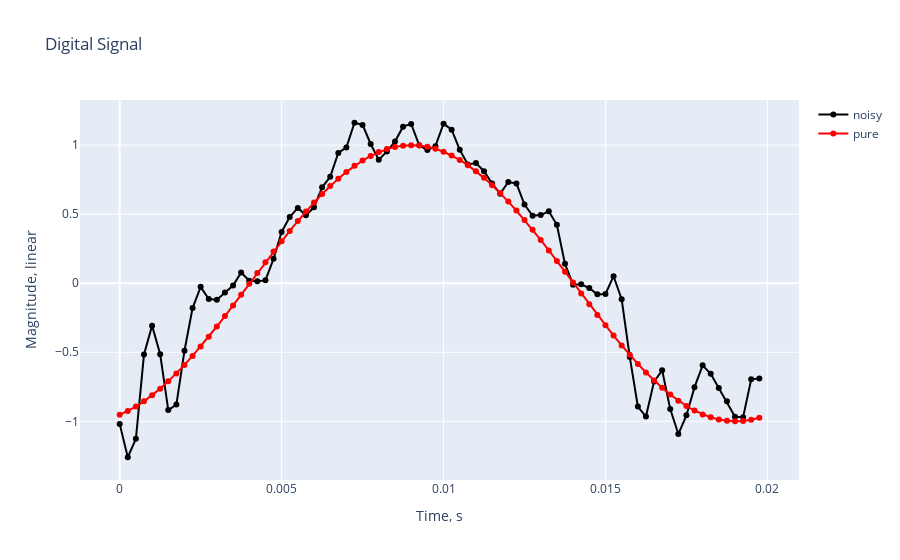
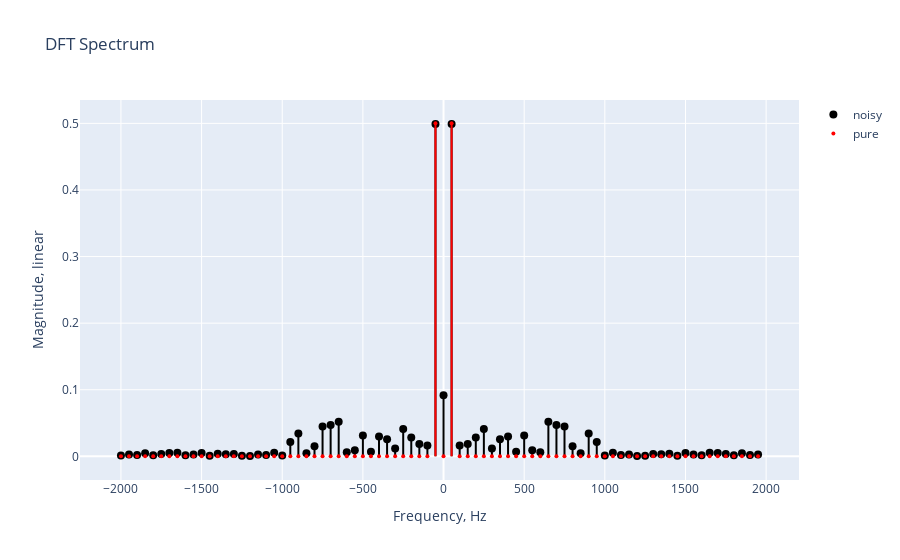

Here is the notebook cell these charts were saved with, in order:
### Code cell
import numpy as np
import plotly.graph_objects as go
from math import pi

np.random.seed(42)

fs = 4000  # Hz
Ts = 1 / fs
time = np.arange(0, 20e-3, Ts)  # seconds

# Generate periodic signals
f1 = 50
fmax = 20 * f1
F = np.arange(0, fmax, f1)
P = np.random.uniform(-pi, pi, len(F))
A = np.random.uniform(0, 0.1, len(F))
A[1] = 1

def get_periodic(A, f1, p, fs, t1, t2):
    Ts = 1 / fs
    time = np.arange(t1, t2, Ts)  # seconds
    periodic = [A * np.cos(2 * pi * f1 * t - p) for t in time]
    return periodic, time

t1 = 0
t2 = 20e-3
periodic = np.zeros((len(F),len(time)))
for i in range(len(F)):
    signal, time = get_periodic(A[i], F[i], P[i], fs, t1, t2)
    periodic[i] = signal
periodics = np.sum(periodic, axis=0)

# Generate white noise
noise_max = 0.1
noise = np.random.uniform(0, noise_max, len(time))
print(f"Maximum noise amplitude = {noise_max}")

# Generate aperiodic component
fade_coef = 100
amp_coef = 1
t_start = time[len(time) // 2]  # middle time
aperiodic = amp_coef * np.exp(-fade_coef * (time - t_start))
aperiodic[time < t_start] = 0  # aperiodic starts form t_start

# Sum up all components into one signal
signal = 0
signal += periodics
# signal += aperiodic
signal += noise

fig = go.Figure()
fig.add_trace(go.Scatter(x=time, y=signal, name="noisy", mode="lines+markers", line=dict(color="black")))
fig.add_trace(go.Scatter(x=time, y=periodic[1], name="pure", mode="lines+markers", line=dict(color="red")))
# fig.add_trace(go.Scatter(x=time, y=periodic[0], name="DC"))
# fig.add_trace(go.Scatter(x=time, y=np.sum(periodic[2:], axis=0), name="harmonics"))
# fig.add_trace(go.Scatter(x=time, y=aperiodic, name="aperiodic"))
# fig.add_trace(go.Scatter(x=time, y=noise, name="noise"))
fig.update_layout(title="Digital Signal", xaxis_title="Time, s", yaxis_title="Magnitude, linear")
fig.show()

def get_spectrum(signal, fs):
    N = len(signal)
    res = np.fft.fft(signal,N) / N # complex
    freqs = np.fft.fftfreq(len(signal),1/fs)
    res = np.fft.fftshift(res)#[N//2:] * 2
    freqs = np.fft.fftshift(freqs)#[N//2:]
    mags = np.abs(res)
    return mags, freqs

mags, freqs = get_spectrum(signal, fs)
mags1, freqs1 = get_spectrum(periodic[1], fs)

fig = go.Figure()
# Add the stems (vertical lines)
for i in range(len(freqs)):
    fig.add_trace(
        go.Scatter(
            x=[freqs[i], freqs[i]],
            y=[0, mags[i]],
            mode="lines",
            line=dict(color="black", width=2),
            showlegend=False,
        )
    )
# Add the markers at stems
fig.add_trace(
    go.Scatter(
        x=freqs,
        y=mags,
        mode="markers",
        marker=dict(color="black", size=8),
        name="noisy",
    )
)
for i in range(len(freqs)):
    fig.add_trace(
        go.Scatter(
            x=[freqs1[i], freqs1[i]],
            y=[0, mags1[i]],
            mode="lines",
            line=dict(color="red", width=2),
            showlegend=False,
        )
    )
# Add the markers at stems
fig.add_trace(
    go.Scatter(
        x=freqs1,
        y=mags1,
        mode="markers",
        marker=dict(color="red", size=4),
        name="pure",
    )
)
fig.update_layout(title="DFT Spectrum", xaxis_title="Frequency, Hz", yaxis_title="Magnitude, linear")
fig.show()

### Figure 1 — Plotly figure (JSON) as saved in the notebook; plotly's stock layout.template omitted (floating-point values rounded to 4 significant figures)
{"data": [{"line": {"color": "black"}, "mode": "lines+markers", "name": "noisy", "type": "scatter", "x": [0, 0.00025, 0.0005, 0.00075, 0.001, 0.00125, 0.0015, 0.00175, 0.002, 0.00225, 0.0025, 0.00275, 0.003, 0.00325, 0.0035, 0.00375, 0.004, 0.00425, 0.0045, 0.00475, 0.005, 0.00525, 0.0055, 0.00575, 0.006, 0.00625, 0.0065, 0.00675, 0.007, 0.00725, 0.0075, 0.00775, 0.008, 0.00825, 0.0085, 0.00875, 0.009, 0.00925, 0.0095, 0.00975, 0.01, 0.01025, 0.0105, 0.01075, 0.011, 0.01125, 0.0115, 0.01175, 0.012, 0.01225, 0.0125, 0.01275, 0.013, 0.01325, 0.0135, 0.01375, 0.014, 0.01425, 0.0145, 0.01475, 0.015, 0.01525, 0.0155, 0.01575, 0.016, 0.01625, 0.0165, 0.01675, 0.017, 0.01725, 0.0175, 0.01775, 0.018, 0.01825, 0.0185, 0.01875, 0.019, 0.01925, 0.0195, 0.01975], "y": [-1.019, -1.26, -1.126, -0.5163, -0.307, -0.5144, -0.9185, -0.8788, -0.489, -0.1795, -0.02604, -0.114, -0.1194, -0.06694, -0.01722, 0.07813, 0.01756, 0.0147, 0.02081, 0.1768, 0.3716, 0.4799, 0.5457, 0.492, 0.5498, 0.695, 0.7704, 0.9434, 0.9837, 1.162, 1.146, 1.009, 0.8937, 0.9546, 1.026, 1.134, 1.154, 0.9985, 0.9641, 0.9929, 1.156, 1.112, 0.9666, 0.8602, 0.87, 0.8111, 0.7218, 0.6486, 0.7333, 0.7231, 0.5698, 0.4883, 0.4939, 0.5212, 0.4228, 0.1404, -0.01062, -0.007254, -0.03489, -0.08053, -0.07791, 0.05091, -0.116, -0.5332, -0.8927, -0.9653, -0.7119, -0.6304, -0.9113, -1.092, -0.9565, -0.7524, -0.5941, -0.6559, -0.7593, -0.8542, -0.9667, -0.97, -0.6961, -0.69]}, {"line": {"color": "red"}, "mode": "lines+markers", "name": "pure", "type": "scatter", "x": [0, 0.00025, 0.0005, 0.00075, 0.001, 0.00125, 0.0015, 0.00175, 0.002, 0.00225, 0.0025, 0.00275, 0.003, 0.00325, 0.0035, 0.00375, 0.004, 0.00425, 0.0045, 0.00475, 0.005, 0.00525, 0.0055, 0.00575, 0.006, 0.00625, 0.0065, 0.00675, 0.007, 0.00725, 0.0075, 0.00775, 0.008, 0.00825, 0.0085, 0.00875, 0.009, 0.00925, 0.0095, 0.00975, 0.01, 0.01025, 0.0105, 0.01075, 0.011, 0.01125, 0.0115, 0.01175, 0.012, 0.01225, 0.0125, 0.01275, 0.013, 0.01325, 0.0135, 0.01375, 0.014, 0.01425, 0.0145, 0.01475, 0.015, 0.01525, 0.0155, 0.01575, 0.016, 0.01625, 0.0165, 0.01675, 0.017, 0.01725, 0.0175, 0.01775, 0.018, 0.01825, 0.0185, 0.01875, 0.019, 0.01925, 0.0195, 0.01975], "y": [-0.9524, -0.9256, -0.893, -0.855, -0.8116, -0.7633, -0.7103, -0.6529, -0.5914, -0.5263, -0.458, -0.3868, -0.3133, -0.2378, -0.1609, -0.08293, -0.004488, 0.07398, 0.152, 0.2291, 0.3047, 0.3785, 0.45, 0.5187, 0.5841, 0.646, 0.7039, 0.7575, 0.8064, 0.8503, 0.889, 0.9222, 0.9497, 0.9713, 0.987, 0.9966, 1.0, 0.9973, 0.9884, 0.9734, 0.9524, 0.9256, 0.893, 0.855, 0.8116, 0.7633, 0.7103, 0.6529, 0.5914, 0.5263, 0.458, 0.3868, 0.3133, 0.2378, 0.1609, 0.08293, 0.004488, -0.07398, -0.152, -0.2291, -0.3047, -0.3785, -0.45, -0.5187, -0.5841, -0.646, -0.7039, -0.7575, -0.8064, -0.8503, -0.889, -0.9222, -0.9497, -0.9713, -0.987, -0.9966, -1.0, -0.9973, -0.9884, -0.9734]}], "layout": {"title": {"text": "Digital Signal"}, "xaxis": {"title": {"text": "Time, s"}}, "yaxis": {"title": {"text": "Magnitude, linear"}}}}

### Figure 2 — Plotly figure (JSON) as saved in the notebook; plotly's stock layout.template omitted (floating-point values rounded to 4 significant figures)
{"data": [{"line": {"color": "black", "width": 2}, "mode": "lines", "showlegend": false, "type": "scatter", "x": [-2000, -2000], "y": [0, 0.00124]}, {"line": {"color": "black", "width": 2}, "mode": "lines", "showlegend": false, "type": "scatter", "x": [-1950, -1950], "y": [0, 0.002581]}, {"line": {"color": "black", "width": 2}, "mode": "lines", "showlegend": false, "type": "scatter", "x": [-1900, -1900], "y": [0, 0.001894]}, {"line": {"color": "black", "width": 2}, "mode": "lines", "showlegend": false, "type": "scatter", "x": [-1850, -1850], "y": [0, 0.004572]}, {"line": {"color": "black", "width": 2}, "mode": "lines", "showlegend": false, "type": "scatter", "x": [-1800, -1800], "y": [0, 0.001731]}, {"line": {"color": "black", "width": 2}, "mode": "lines", "showlegend": false, "type": "scatter", "x": [-1750, -1750], "y": [0, 0.003439]}, {"line": {"color": "black", "width": 2}, "mode": "lines", "showlegend": false, "type": "scatter", "x": [-1700, -1700], "y": [0, 0.005147]}, {"line": {"color": "black", "width": 2}, "mode": "lines", "showlegend": false, "type": "scatter", "x": [-1650, -1650], "y": [0, 0.005219]}, {"line": {"color": "black", "width": 2}, "mode": "lines", "showlegend": false, "type": "scatter", "x": [-1600, -1600], "y": [0, 0.001519]}, {"line": {"color": "black", "width": 2}, "mode": "lines", "showlegend": false, "type": "scatter", "x": [-1550, -1550], "y": [0, 0.002724]}, {"line": {"color": "black", "width": 2}, "mode": "lines", "showlegend": false, "type": "scatter", "x": [-1500, -1500], "y": [0, 0.005023]}, {"line": {"color": "black", "width": 2}, "mode": "lines", "showlegend": false, "type": "scatter", "x": [-1450, -1450], "y": [0, 0.0006869]}, {"line": {"color": "black", "width": 2}, "mode": "lines", "showlegend": false, "type": "scatter", "x": [-1400, -1400], "y": [0, 0.00402]}, {"line": {"color": "black", "width": 2}, "mode": "lines", "showlegend": false, "type": "scatter", "x": [-1350, -1350], "y": [0, 0.003275]}, {"line": {"color": "black", "width": 2}, "mode": "lines", "showlegend": false, "type": "scatter", "x": [-1300, -1300], "y": [0, 0.003412]}, {"line": {"color": "black", "width": 2}, "mode": "lines", "showlegend": false, "type": "scatter", "x": [-1250, -1250], "y": [0, 0.0007922]}, {"line": {"color": "black", "width": 2}, "mode": "lines", "showlegend": false, "type": "scatter", "x": [-1200, -1200], "y": [0, 0.000499]}, {"line": {"color": "black", "width": 2}, "mode": "lines", "showlegend": false, "type": "scatter", "x": [-1150, -1150], "y": [0, 0.002904]}, {"line": {"color": "black", "width": 2}, "mode": "lines", "showlegend": false, "type": "scatter", "x": [-1100, -1100], "y": [0, 0.001897]}, {"line": {"color": "black", "width": 2}, "mode": "lines", "showlegend": false, "type": "scatter", "x": [-1050, -1050], "y": [0, 0.005195]}, {"line": {"color": "black", "width": 2}, "mode": "lines", "showlegend": false, "type": "scatter", "x": [-1000, -1000], "y": [0, 0.001383]}, {"line": {"color": "black", "width": 2}, "mode": "lines", "showlegend": false, "type": "scatter", "x": [-950, -950], "y": [0, 0.0217]}, {"line": {"color": "black", "width": 2}, "mode": "lines", "showlegend": false, "type": "scatter", "x": [-900, -900], "y": [0, 0.03418]}, {"line": {"color": "black", "width": 2}, "mode": "lines", "showlegend": false, "type": "scatter", "x": [-850, -850], "y": [0, 0.004766]}, {"line": {"color": "black", "width": 2}, "mode": "lines", "showlegend": false, "type": "scatter", "x": [-800, -800], "y": [0, 0.01508]}, {"line": {"color": "black", "width": 2}, "mode": "lines", "showlegend": false, "type": "scatter", "x": [-750, -750], "y": [0, 0.04477]}, {"line": {"color": "black", "width": 2}, "mode": "lines", "showlegend": false, "type": "scatter", "x": [-700, -700], "y": [0, 0.04689]}, {"line": {"color": "black", "width": 2}, "mode": "lines", "showlegend": false, "type": "scatter", "x": [-650, -650], "y": [0, 0.0521]}, {"line": {"color": "black", "width": 2}, "mode": "lines", "showlegend": false, "type": "scatter", "x": [-600, -600], "y": [0, 0.005965]}, {"line": {"color": "black", "width": 2}, "mode": "lines", "showlegend": false, "type": "scatter", "x": [-550, -550], "y": [0, 0.009266]}, {"line": {"color": "black", "width": 2}, "mode": "lines", "showlegend": false, "type": "scatter", "x": [-500, -500], "y": [0, 0.03116]}, {"line": {"color": "black", "width": 2}, "mode": "lines", "showlegend": false, "type": "scatter", "x": [-450, -450], "y": [0, 0.006855]}, {"line": {"color": "black", "width": 2}, "mode": "lines", "showlegend": false, "type": "scatter", "x": [-400, -400], "y": [0, 0.02967]}, {"line": {"color": "black", "width": 2}, "mode": "lines", "showlegend": false, "type": "scatter", "x": [-350, -350], "y": [0, 0.02578]}, {"line": {"color": "black", "width": 2}, "mode": "lines", "showlegend": false, "type": "scatter", "x": [-300, -300], "y": [0, 0.01195]}, {"line": {"color": "black", "width": 2}, "mode": "lines", "showlegend": false, "type": "scatter", "x": [-250, -250], "y": [0, 0.04102]}, {"line": {"color": "black", "width": 2}, "mode": "lines", "showlegend": false, "type": "scatter", "x": [-200, -200], "y": [0, 0.02846]}, {"line": {"color": "black", "width": 2}, "mode": "lines", "showlegend": false, "type": "scatter", "x": [-150, -150], "y": [0, 0.01833]}, {"line": {"color": "black", "width": 2}, "mode": "lines", "showlegend": false, "type": "scatter", "x": [-100, -100], "y": [0, 0.01639]}, {"line": {"color": "black", "width": 2}, "mode": "lines", "showlegend": false, "type": "scatter", "x": [-50, -50], "y": [0, 0.4991]}, {"line": {"color": "black", "width": 2}, "mode": "lines", "showlegend": false, "type": "scatter", "x": [0, 0], "y": [0, 0.09189]}, {"line": {"color": "black", "width": 2}, "mode": "lines", "showlegend": false, "type": "scatter", "x": [50, 50], "y": [0, 0.4991]}, {"line": {"color": "black", "width": 2}, "mode": "lines", "showlegend": false, "type": "scatter", "x": [100, 100], "y": [0, 0.01639]}, {"line": {"color": "black", "width": 2}, "mode": "lines", "showlegend": false, "type": "scatter", "x": [150, 150], "y": [0, 0.01833]}, {"line": {"color": "black", "width": 2}, "mode": "lines", "showlegend": false, "type": "scatter", "x": [200, 200], "y": [0, 0.02846]}, {"line": {"color": "black", "width": 2}, "mode": "lines", "showlegend": false, "type": "scatter", "x": [250, 250], "y": [0, 0.04102]}, {"line": {"color": "black", "width": 2}, "mode": "lines", "showlegend": false, "type": "scatter", "x": [300, 300], "y": [0, 0.01195]}, {"line": {"color": "black", "width": 2}, "mode": "lines", "showlegend": false, "type": "scatter", "x": [350, 350], "y": [0, 0.02578]}, {"line": {"color": "black", "width": 2}, "mode": "lines", "showlegend": false, "type": "scatter", "x": [400, 400], "y": [0, 0.02967]}, {"line": {"color": "black", "width": 2}, "mode": "lines", "showlegend": false, "type": "scatter", "x": [450, 450], "y": [0, 0.006855]}, {"line": {"color": "black", "width": 2}, "mode": "lines", "showlegend": false, "type": "scatter", "x": [500, 500], "y": [0, 0.03116]}, {"line": {"color": "black", "width": 2}, "mode": "lines", "showlegend": false, "type": "scatter", "x": [550, 550], "y": [0, 0.009266]}, {"line": {"color": "black", "width": 2}, "mode": "lines", "showlegend": false, "type": "scatter", "x": [600, 600], "y": [0, 0.005965]}, {"line": {"color": "black", "width": 2}, "mode": "lines", "showlegend": false, "type": "scatter", "x": [650, 650], "y": [0, 0.0521]}, {"line": {"color": "black", "width": 2}, "mode": "lines", "showlegend": false, "type": "scatter", "x": [700, 700], "y": [0, 0.04689]}, {"line": {"color": "black", "width": 2}, "mode": "lines", "showlegend": false, "type": "scatter", "x": [750, 750], "y": [0, 0.04477]}, {"line": {"color": "black", "width": 2}, "mode": "lines", "showlegend": false, "type": "scatter", "x": [800, 800], "y": [0, 0.01508]}, {"line": {"color": "black", "width": 2}, "mode": "lines", "showlegend": false, "type": "scatter", "x": [850, 850], "y": [0, 0.004766]}, {"line": {"color": "black", "width": 2}, "mode": "lines", "showlegend": false, "type": "scatter", "x": [900, 900], "y": [0, 0.03418]}, {"line": {"color": "black", "width": 2}, "mode": "lines", "showlegend": false, "type": "scatter", "x": [950, 950], "y": [0, 0.0217]}, {"line": {"color": "black", "width": 2}, "mode": "lines", "showlegend": false, "type": "scatter", "x": [1000, 1000], "y": [0, 0.001383]}, {"line": {"color": "black", "width": 2}, "mode": "lines", "showlegend": false, "type": "scatter", "x": [1050, 1050], "y": [0, 0.005195]}, {"line": {"color": "black", "width": 2}, "mode": "lines", "showlegend": false, "type": "scatter", "x": [1100, 1100], "y": [0, 0.001897]}, {"line": {"color": "black", "width": 2}, "mode": "lines", "showlegend": false, "type": "scatter", "x": [1150, 1150], "y": [0, 0.002904]}, {"line": {"color": "black", "width": 2}, "mode": "lines", "showlegend": false, "type": "scatter", "x": [1200, 1200], "y": [0, 0.000499]}, {"line": {"color": "black", "width": 2}, "mode": "lines", "showlegend": false, "type": "scatter", "x": [1250, 1250], "y": [0, 0.0007922]}, {"line": {"color": "black", "width": 2}, "mode": "lines", "showlegend": false, "type": "scatter", "x": [1300, 1300], "y": [0, 0.003412]}, {"line": {"color": "black", "width": 2}, "mode": "lines", "showlegend": false, "type": "scatter", "x": [1350, 1350], "y": [0, 0.003275]}, {"line": {"color": "black", "width": 2}, "mode": "lines", "showlegend": false, "type": "scatter", "x": [1400, 1400], "y": [0, 0.00402]}, {"line": {"color": "black", "width": 2}, "mode": "lines", "showlegend": false, "type": "scatter", "x": [1450, 1450], "y": [0, 0.0006869]}, {"line": {"color": "black", "width": 2}, "mode": "lines", "showlegend": false, "type": "scatter", "x": [1500, 1500], "y": [0, 0.005023]}, {"line": {"color": "black", "width": 2}, "mode": "lines", "showlegend": false, "type": "scatter", "x": [1550, 1550], "y": [0, 0.002724]}, {"line": {"color": "black", "width": 2}, "mode": "lines", "showlegend": false, "type": "scatter", "x": [1600, 1600], "y": [0, 0.001519]}, {"line": {"color": "black", "width": 2}, "mode": "lines", "showlegend": false, "type": "scatter", "x": [1650, 1650], "y": [0, 0.005219]}, {"line": {"color": "black", "width": 2}, "mode": "lines", "showlegend": false, "type": "scatter", "x": [1700, 1700], "y": [0, 0.005147]}, {"line": {"color": "black", "width": 2}, "mode": "lines", "showlegend": false, "type": "scatter", "x": [1750, 1750], "y": [0, 0.003439]}, {"line": {"color": "black", "width": 2}, "mode": "lines", "showlegend": false, "type": "scatter", "x": [1800, 1800], "y": [0, 0.001731]}, {"line": {"color": "black", "width": 2}, "mode": "lines", "showlegend": false, "type": "scatter", "x": [1850, 1850], "y": [0, 0.004572]}, {"line": {"color": "black", "width": 2}, "mode": "lines", "showlegend": false, "type": "scatter", "x": [1900, 1900], "y": [0, 0.001894]}, {"line": {"color": "black", "width": 2}, "mode": "lines", "showlegend": false, "type": "scatter", "x": [1950, 1950], "y": [0, 0.002581]}, {"marker": {"color": "black", "size": 8}, "mode": "markers", "name": "noisy", "type": "scatter", "x": [-2000, -1950, -1900, -1850, -1800, -1750, -1700, -1650, -1600, -1550, -1500, -1450, -1400, -1350, -1300, -1250, -1200, -1150, -1100, -1050, -1000, -950, -900, -850, -800, -750, -700, -650, -600, -550, -500, -450, -400, -350, -300, -250, -200, -150, -100, -50, 0, 50, 100, 150, 200, 250, 300, 350, 400, 450, 500, 550, 600, 650, 700, 750, 800, 850, 900, 950, 1000, 1050, 1100, 1150, 1200, 1250, 1300, 1350, 1400, 1450, 1500, 1550, 1600, 1650, 1700, 1750, 1800, 1850, 1900, 1950], "y": [0.00124, 0.002581, 0.001894, 0.004572, 0.001731, 0.003439, 0.005147, 0.005219, 0.001519, 0.002724, 0.005023, 0.0006869, 0.00402, 0.003275, 0.003412, 0.0007922, 0.000499, 0.002904, 0.001897, 0.005195, 0.001383, 0.0217, 0.03418, 0.004766, 0.01508, 0.04477, 0.04689, 0.0521, 0.005965, 0.009266, 0.03116, 0.006855, 0.02967, 0.02578, 0.01195, 0.04102, 0.02846, 0.01833, 0.01639, 0.4991, 0.09189, 0.4991, 0.01639, 0.01833, 0.02846, 0.04102, 0.01195, 0.02578, 0.02967, 0.006855, 0.03116, 0.009266, 0.005965, 0.0521, 0.04689, 0.04477, 0.01508, 0.004766, 0.03418, 0.0217, 0.001383, 0.005195, 0.001897, 0.002904, 0.000499, 0.0007922, 0.003412, 0.003275, 0.00402, 0.0006869, 0.005023, 0.002724, 0.001519, 0.005219, 0.005147, 0.003439, 0.001731, 0.004572, 0.001894, 0.002581]}, {"line": {"color": "red", "width": 2}, "mode": "lines", "showlegend": false, "type": "scatter", "x": [-2000, -2000], "y": [0, 9.682e-18]}, {"line": {"color": "red", "width": 2}, "mode": "lines", "showlegend": false, "type": "scatter", "x": [-1950, -1950], "y": [0, 2.989e-17]}, {"line": {"color": "red", "width": 2}, "mode": "lines", "showlegend": false, "type": "scatter", "x": [-1900, -1900], "y": [0, 2.167e-17]}, {"line": {"color": "red", "width": 2}, "mode": "lines", "showlegend": false, "type": "scatter", "x": [-1850, -1850], "y": [0, 4.131e-17]}, {"line": {"color": "red", "width": 2}, "mode": "lines", "showlegend": false, "type": "scatter", "x": [-1800, -1800], "y": [0, 3.417e-17]}, {"line": {"color": "red", "width": 2}, "mode": "lines", "showlegend": false, "type": "scatter", "x": [-1750, -1750], "y": [0, 3.03e-17]}, {"line": {"color": "red", "width": 2}, "mode": "lines", "showlegend": false, "type": "scatter", "x": [-1700, -1700], "y": [0, 8.367e-18]}, {"line": {"color": "red", "width": 2}, "mode": "lines", "showlegend": false, "type": "scatter", "x": [-1650, -1650], "y": [0, 2.168e-17]}, {"line": {"color": "red", "width": 2}, "mode": "lines", "showlegend": false, "type": "scatter", "x": [-1600, -1600], "y": [0, 6.827e-18]}, {"line": {"color": "red", "width": 2}, "mode": "lines", "showlegend": false, "type": "scatter", "x": [-1550, -1550], "y": [0, 8.421e-18]}, {"line": {"color": "red", "width": 2}, "mode": "lines", "showlegend": false, "type": "scatter", "x": [-1500, -1500], "y": [0, 1.502e-17]}, {"line": {"color": "red", "width": 2}, "mode": "lines", "showlegend": false, "type": "scatter", "x": [-1450, -1450], "y": [0, 2.075e-17]}, {"line": {"color": "red", "width": 2}, "mode": "lines", "showlegend": false, "type": "scatter", "x": [-1400, -1400], "y": [0, 1.296e-17]}, {"line": {"color": "red", "width": 2}, "mode": "lines", "showlegend": false, "type": "scatter", "x": [-1350, -1350], "y": [0, 4.446e-18]}, {"line": {"color": "red", "width": 2}, "mode": "lines", "showlegend": false, "type": "scatter", "x": [-1300, -1300], "y": [0, 2.877e-18]}, {"line": {"color": "red", "width": 2}, "mode": "lines", "showlegend": false, "type": "scatter", "x": [-1250, -1250], "y": [0, 3.444e-18]}, {"line": {"color": "red", "width": 2}, "mode": "lines", "showlegend": false, "type": "scatter", "x": [-1200, -1200], "y": [0, 2.021e-17]}, {"line": {"color": "red", "width": 2}, "mode": "lines", "showlegend": false, "type": "scatter", "x": [-1150, -1150], "y": [0, 7.208e-18]}, {"line": {"color": "red", "width": 2}, "mode": "lines", "showlegend": false, "type": "scatter", "x": [-1100, -1100], "y": [0, 1.721e-17]}, {"line": {"color": "red", "width": 2}, "mode": "lines", "showlegend": false, "type": "scatter", "x": [-1050, -1050], "y": [0, 1.397e-18]}, {"line": {"color": "red", "width": 2}, "mode": "lines", "showlegend": false, "type": "scatter", "x": [-1000, -1000], "y": [0, 1.401e-17]}, {"line": {"color": "red", "width": 2}, "mode": "lines", "showlegend": false, "type": "scatter", "x": [-950, -950], "y": [0, 1.809e-17]}, {"line": {"color": "red", "width": 2}, "mode": "lines", "showlegend": false, "type": "scatter", "x": [-900, -900], "y": [0, 2.492e-18]}, {"line": {"color": "red", "width": 2}, "mode": "lines", "showlegend": false, "type": "scatter", "x": [-850, -850], "y": [0, 2.898e-17]}, {"line": {"color": "red", "width": 2}, "mode": "lines", "showlegend": false, "type": "scatter", "x": [-800, -800], "y": [0, 8.233e-18]}, {"line": {"color": "red", "width": 2}, "mode": "lines", "showlegend": false, "type": "scatter", "x": [-750, -750], "y": [0, 2.068e-17]}, {"line": {"color": "red", "width": 2}, "mode": "lines", "showlegend": false, "type": "scatter", "x": [-700, -700], "y": [0, 3.235e-18]}, {"line": {"color": "red", "width": 2}, "mode": "lines", "showlegend": false, "type": "scatter", "x": [-650, -650], "y": [0, 2.561e-17]}, {"line": {"color": "red", "width": 2}, "mode": "lines", "showlegend": false, "type": "scatter", "x": [-600, -600], "y": [0, 1.483e-17]}, {"line": {"color": "red", "width": 2}, "mode": "lines", "showlegend": false, "type": "scatter", "x": [-550, -550], "y": [0, 2.641e-17]}, {"line": {"color": "red", "width": 2}, "mode": "lines", "showlegend": false, "type": "scatter", "x": [-500, -500], "y": [0, 1.736e-17]}, {"line": {"color": "red", "width": 2}, "mode": "lines", "showlegend": false, "type": "scatter", "x": [-450, -450], "y": [0, 1.923e-17]}, {"line": {"color": "red", "width": 2}, "mode": "lines", "showlegend": false, "type": "scatter", "x": [-400, -400], "y": [0, 2.81e-17]}, {"line": {"color": "red", "width": 2}, "mode": "lines", "showlegend": false, "type": "scatter", "x": [-350, -350], "y": [0, 7.925e-18]}, {"line": {"color": "red", "width": 2}, "mode": "lines", "showlegend": false, "type": "scatter", "x": [-300, -300], "y": [0, 2.128e-17]}, {"line": {"color": "red", "width": 2}, "mode": "lines", "showlegend": false, "type": "scatter", "x": [-250, -250], "y": [0, 2.735e-17]}, {"line": {"color": "red", "width": 2}, "mode": "lines", "showlegend": false, "type": "scatter", "x": [-200, -200], "y": [0, 3.383e-17]}, {"line": {"color": "red", "width": 2}, "mode": "lines", "showlegend": false, "type": "scatter", "x": [-150, -150], "y": [0, 2.078e-17]}, {"line": {"color": "red", "width": 2}, "mode": "lines", "showlegend": false, "type": "scatter", "x": [-100, -100], "y": [0, 9.628e-18]}, {"line": {"color": "red", "width": 2}, "mode": "lines", "showlegend": false, "type": "scatter", "x": [-50, -50], "y": [0, 0.5]}, {"line": {"color": "red", "width": 2}, "mode": "lines", "showlegend": false, "type": "scatter", "x": [0, 0], "y": [0, 4.271e-17]}, {"line": {"color": "red", "width": 2}, "mode": "lines", "showlegend": false, "type": "scatter", "x": [50, 50], "y": [0, 0.5]}, {"line": {"color": "red", "width": 2}, "mode": "lines", "showlegend": false, "type": "scatter", "x": [100, 100], "y": [0, 9.628e-18]}, {"line": {"color": "red", "width": 2}, "mode": "lines", "showlegend": false, "type": "scatter", "x": [150, 150], "y": [0, 1.584e-17]}, {"line": {"color": "red", "width": 2}, "mode": "lines", "showlegend": false, "type": "scatter", "x": [200, 200], "y": [0, 3.383e-17]}, {"line": {"color": "red", "width": 2}, "mode": "lines", "showlegend": false, "type": "scatter", "x": [250, 250], "y": [0, 2.479e-17]}, {"line": {"color": "red", "width": 2}, "mode": "lines", "showlegend": false, "type": "scatter", "x": [300, 300], "y": [0, 2.128e-17]}, {"line": {"color": "red", "width": 2}, "mode": "lines", "showlegend": false, "type": "scatter", "x": [350, 350], "y": [0, 8.163e-18]}, {"line": {"color": "red", "width": 2}, "mode": "lines", "showlegend": false, "type": "scatter", "x": [400, 400], "y": [0, 2.81e-17]}, {"line": {"color": "red", "width": 2}, "mode": "lines", "showlegend": false, "type": "scatter", "x": [450, 450], "y": [0, 2.628e-17]}, {"line": {"color": "red", "width": 2}, "mode": "lines", "showlegend": false, "type": "scatter", "x": [500, 500], "y": [0, 1.736e-17]}, {"line": {"color": "red", "width": 2}, "mode": "lines", "showlegend": false, "type": "scatter", "x": [550, 550], "y": [0, 2.56e-17]}, {"line": {"color": "red", "width": 2}, "mode": "lines", "showlegend": false, "type": "scatter", "x": [600, 600], "y": [0, 1.483e-17]}, {"line": {"color": "red", "width": 2}, "mode": "lines", "showlegend": false, "type": "scatter", "x": [650, 650], "y": [0, 1.659e-17]}, {"line": {"color": "red", "width": 2}, "mode": "lines", "showlegend": false, "type": "scatter", "x": [700, 700], "y": [0, 3.235e-18]}, {"line": {"color": "red", "width": 2}, "mode": "lines", "showlegend": false, "type": "scatter", "x": [750, 750], "y": [0, 2.289e-17]}, {"line": {"color": "red", "width": 2}, "mode": "lines", "showlegend": false, "type": "scatter", "x": [800, 800], "y": [0, 8.233e-18]}, {"line": {"color": "red", "width": 2}, "mode": "lines", "showlegend": false, "type": "scatter", "x": [850, 850], "y": [0, 3.695e-17]}, {"line": {"color": "red", "width": 2}, "mode": "lines", "showlegend": false, "type": "scatter", "x": [900, 900], "y": [0, 2.492e-18]}, {"line": {"color": "red", "width": 2}, "mode": "lines", "showlegend": false, "type": "scatter", "x": [950, 950], "y": [0, 2.217e-17]}, {"line": {"color": "red", "width": 2}, "mode": "lines", "showlegend": false, "type": "scatter", "x": [1000, 1000], "y": [0, 1.401e-17]}, {"line": {"color": "red", "width": 2}, "mode": "lines", "showlegend": false, "type": "scatter", "x": [1050, 1050], "y": [0, 8.092e-18]}, {"line": {"color": "red", "width": 2}, "mode": "lines", "showlegend": false, "type": "scatter", "x": [1100, 1100], "y": [0, 1.721e-17]}, {"line": {"color": "red", "width": 2}, "mode": "lines", "showlegend": false, "type": "scatter", "x": [1150, 1150], "y": [0, 1.112e-17]}, {"line": {"color": "red", "width": 2}, "mode": "lines", "showlegend": false, "type": "scatter", "x": [1200, 1200], "y": [0, 2.021e-17]}, {"line": {"color": "red", "width": 2}, "mode": "lines", "showlegend": false, "type": "scatter", "x": [1250, 1250], "y": [0, 1.225e-17]}, {"line": {"color": "red", "width": 2}, "mode": "lines", "showlegend": false, "type": "scatter", "x": [1300, 1300], "y": [0, 2.877e-18]}, {"line": {"color": "red", "width": 2}, "mode": "lines", "showlegend": false, "type": "scatter", "x": [1350, 1350], "y": [0, 6.997e-18]}, {"line": {"color": "red", "width": 2}, "mode": "lines", "showlegend": false, "type": "scatter", "x": [1400, 1400], "y": [0, 1.296e-17]}, {"line": {"color": "red", "width": 2}, "mode": "lines", "showlegend": false, "type": "scatter", "x": [1450, 1450], "y": [0, 2.132e-17]}, {"line": {"color": "red", "width": 2}, "mode": "lines", "showlegend": false, "type": "scatter", "x": [1500, 1500], "y": [0, 1.502e-17]}, {"line": {"color": "red", "width": 2}, "mode": "lines", "showlegend": false, "type": "scatter", "x": [1550, 1550], "y": [0, 2.22e-17]}, {"line": {"color": "red", "width": 2}, "mode": "lines", "showlegend": false, "type": "scatter", "x": [1600, 1600], "y": [0, 6.827e-18]}, {"line": {"color": "red", "width": 2}, "mode": "lines", "showlegend": false, "type": "scatter", "x": [1650, 1650], "y": [0, 2.323e-17]}, {"line": {"color": "red", "width": 2}, "mode": "lines", "showlegend": false, "type": "scatter", "x": [1700, 1700], "y": [0, 8.367e-18]}, {"line": {"color": "red", "width": 2}, "mode": "lines", "showlegend": false, "type": "scatter", "x": [1750, 1750], "y": [0, 3.375e-17]}, {"line": {"color": "red", "width": 2}, "mode": "lines", "showlegend": false, "type": "scatter", "x": [1800, 1800], "y": [0, 3.417e-17]}, {"line": {"color": "red", "width": 2}, "mode": "lines", "showlegend": false, "type": "scatter", "x": [1850, 1850], "y": [0, 3.937e-17]}, {"line": {"color": "red", "width": 2}, "mode": "lines", "showlegend": false, "type": "scatter", "x": [1900, 1900], "y": [0, 2.167e-17]}, {"line": {"color": "red", "width": 2}, "mode": "lines", "showlegend": false, "type": "scatter", "x": [1950, 1950], "y": [0, 2.168e-17]}, {"marker": {"color": "red", "size": 4}, "mode": "markers", "name": "pure", "type": "scatter", "x": [-2000, -1950, -1900, -1850, -1800, -1750, -1700, -1650, -1600, -1550, -1500, -1450, -1400, -1350, -1300, -1250, -1200, -1150, -1100, -1050, -1000, -950, -900, -850, -800, -750, -700, -650, -600, -550, -500, -450, -400, -350, -300, -250, -200, -150, -100, -50, 0, 50, 100, 150, 200, 250, 300, 350, 400, 450, 500, 550, 600, 650, 700, 750, 800, 850, 900, 950, 1000, 1050, 1100, 1150, 1200, 1250, 1300, 1350, 1400, 1450, 1500, 1550, 1600, 1650, 1700, 1750, 1800, 1850, 1900, 1950], "y": [9.682e-18, 2.989e-17, 2.167e-17, 4.131e-17, 3.417e-17, 3.03e-17, 8.367e-18, 2.168e-17, 6.827e-18, 8.421e-18, 1.502e-17, 2.075e-17, 1.296e-17, 4.446e-18, 2.877e-18, 3.444e-18, 2.021e-17, 7.208e-18, 1.721e-17, 1.397e-18, 1.401e-17, 1.809e-17, 2.492e-18, 2.898e-17, 8.233e-18, 2.068e-17, 3.235e-18, 2.561e-17, 1.483e-17, 2.641e-17, 1.736e-17, 1.923e-17, 2.81e-17, 7.925e-18, 2.128e-17, 2.735e-17, 3.383e-17, 2.078e-17, 9.628e-18, 0.5, 4.271e-17, 0.5, 9.628e-18, 1.584e-17, 3.383e-17, 2.479e-17, 2.128e-17, 8.163e-18, 2.81e-17, 2.628e-17, 1.736e-17, 2.56e-17, 1.483e-17, 1.659e-17, 3.235e-18, 2.289e-17, 8.233e-18, 3.695e-17, 2.492e-18, 2.217e-17, 1.401e-17, 8.092e-18, 1.721e-17, 1.112e-17, 2.021e-17, 1.225e-17, 2.877e-18, 6.997e-18, 1.296e-17, 2.132e-17, 1.502e-17, 2.22e-17, 6.827e-18, 2.323e-17, 8.367e-18, 3.375e-17, 3.417e-17, 3.937e-17, 2.167e-17, 2.168e-17]}], "layout": {"title": {"text": "DFT Spectrum"}, "xaxis": {"title": {"text": "Frequency, Hz"}}, "yaxis": {"title": {"text": "Magnitude, linear"}}}}
